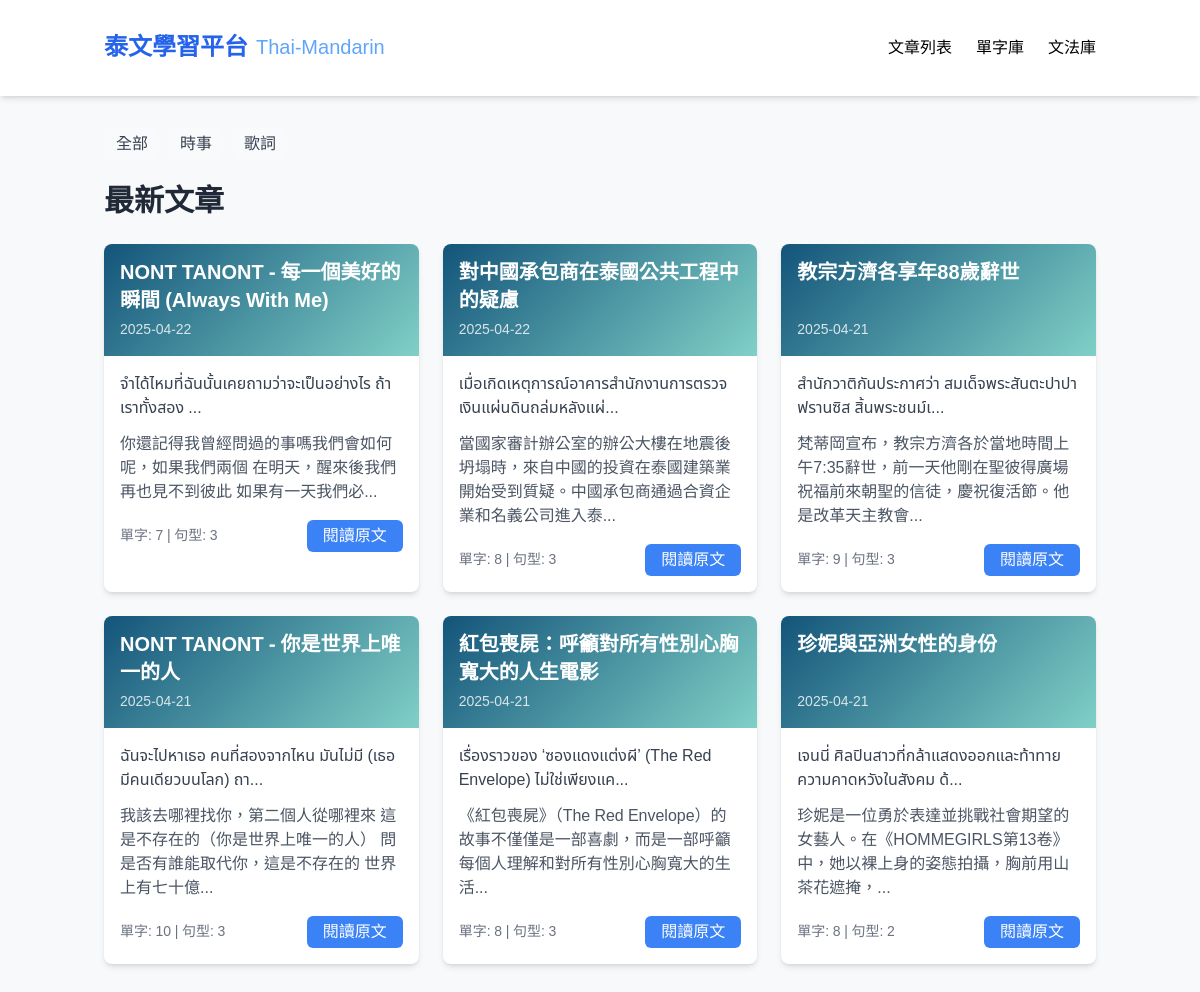
Before: / with the older database file.
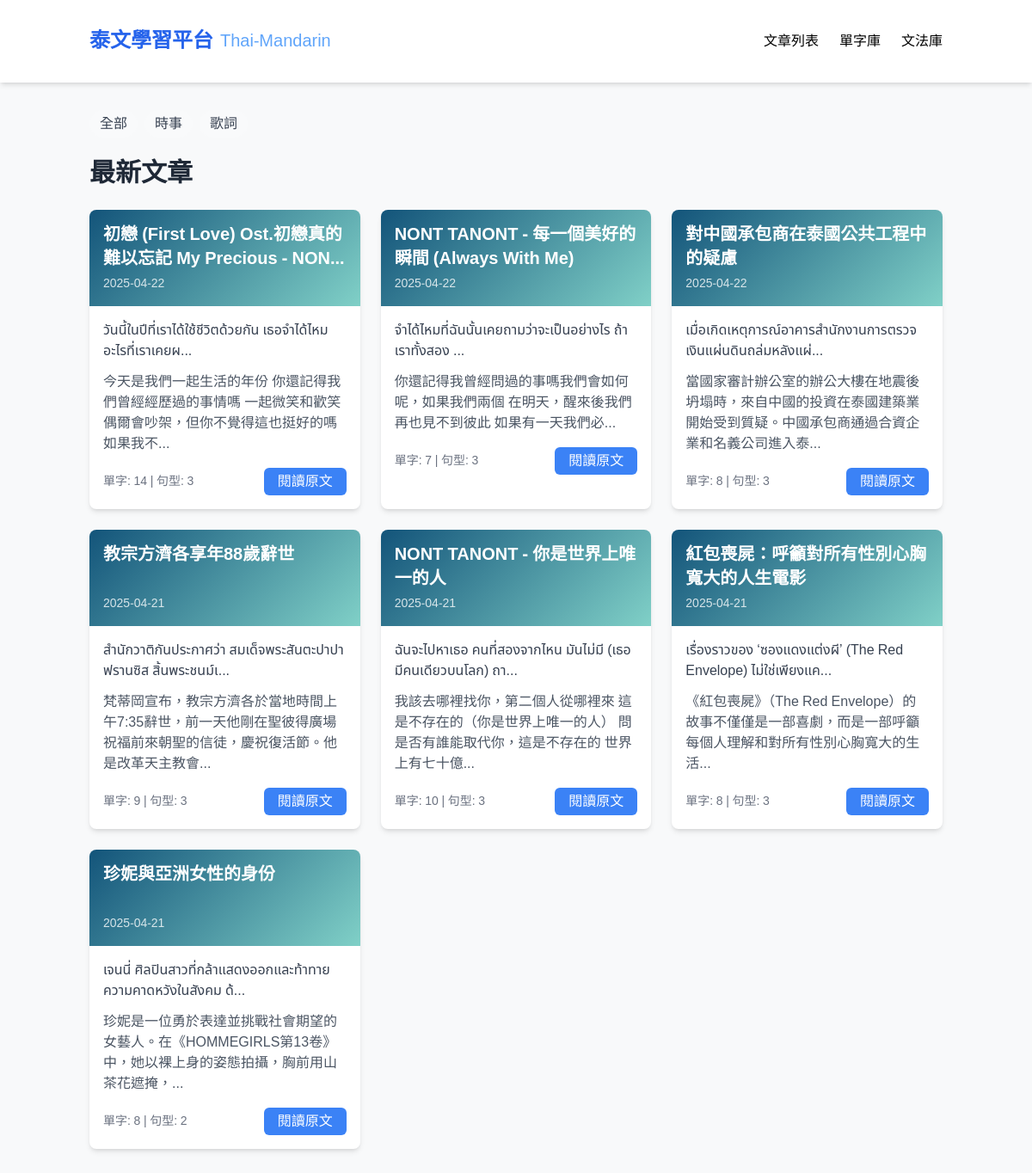
After: the same page with the newer database file.
### tables this page shows
CREATE TABLE Article (
    id INTEGER PRIMARY KEY,
    title TEXT,
    content TEXT,
    chineseContent TEXT,
    category TEXT,
    url TEXT,
    status TEXT,
    createdAt TEXT,
    updatedAt TEXT,
    authorId INTEGER,
    chineseTitle TEXT
);

### app_sqlite.py (the view)
@app.route('/')
def index():
    conn = get_db_connection()
    articles = conn.execute('SELECT * FROM Article ORDER BY createdAt DESC').fetchall()
    article_data = []
    for article in articles:
        article_id = article['id']
        word_count = conn.execute('SELECT COUNT(*) FROM Word WHERE articleId = ?', (article_id,)).fetchone()[0]
        grammar_count = conn.execute('SELECT COUNT(*) FROM GrammarPoint WHERE articleId = ?', (article_id,)).fetchone()[0]
        article_data.append({**dict(article), 'wordCount': word_count, 'grammarCount': grammar_count})
    conn.close()
    return render_template('index.html', articles=article_data)

### app_sqlite.py (called while the page is built)
def get_db_connection():
    base_path = os.path.dirname(os.path.abspath(__file__))
    db_path = os.path.join(base_path, 'data.db')
    conn = sqlite3.connect(db_path)  # SQLite 檔名
    conn.row_factory = sqlite3.Row     # 讓取出的資料像字典一樣操作
    return conn

### templates/index.html (shortened to what this page needs)
<!DOCTYPE html>
<html lang="zh-TW">
<head>
  <script src="https://cdn.tailwindcss.com"></script>
</head>
<body>
  <nav class="bg-white shadow-md sticky top-0 z-50">
    <div class="container mx-auto px-4 py-4">
      <div class="flex justify-between items-center py-4">
        <div class="flex items-center space-x-2">
          <span class="text-2xl font-bold text-blue-600">泰文學習平台</span>
          <span class="thai-text text-xl text-blue-400">Thai-Mandarin</span>
        </div>
        <div class="hidden md:flex space-x-6">
          <a href="/" class="tab-btn active-tab" data-tab="articles">文章列表</a>
          <a href="/vocabulary" class="hover:text-blue-600">單字庫</a>
          <a href="/grammar" class="hover:text-blue-600">文法庫</a>
        </div>
      </div>
    </div>
  </nav>
<div class="container mx-auto px-4 py-8">
  <div id="articles" class="tab-content">
    <div class="flex flex-wrap gap-2 mb-6">
      <button class="px-3 py-1 bg-gray-50 text-gray-700 rounded-full hover:bg-gray-200 category-btn" data-type="全部">全部</button>
      <button class="px-3 py-1 bg-gray-50 text-gray-700 rounded-full hover:bg-gray-200 category-btn" data-type="news">時事</button>
      <button class="px-3 py-1 bg-gray-50 text-gray-700 rounded-full hover:bg-gray-200 category-btn" data-type="lyrics">歌詞</button>
    </div>
    <div class="mb-8">
      <h1 class="text-3xl font-bold mb-6 text-gray-800">最新文章</h1>
      <div class="grid grid-cols-1 md:grid-cols-2 lg:grid-cols-3 gap-6">
        {% for article in articles %}
        <div class="bg-white rounded-lg shadow-md overflow-hidden hover:shadow-lg transition-shadow duration-300 article-card" data-type="{{ article.category }}">
        <div class="gradient-bg p-4 text-white h-28 flex flex-col justify-between">
          <h3 class="text-xl font-semibold leading-snug line-clamp-2 break-words">{{ article.chineseTitle }}</h3>
          <p class="text-sm opacity-80">{{ article.createdAt[:10] }}</p>
        </div>
          <div class="p-4">
            <p class="thai-text mb-3 text-gray-700">{{ article.content[:60] }}...</p>
            <p class="mb-4 text-gray-600">{{ article.chineseContent[:60] }}...</p>
            <div class="flex justify-between items-center">
              <span class="text-sm text-gray-500">單字: {{ article.wordCount }} | 句型: {{ article.grammarCount }}</span>
              <a href="/article/{{ article.id }}" class="bg-blue-500 hover:bg-blue-600 text-white px-4 py-1 rounded-md">閱讀原文</a>
            </div>
          </div>
        </div>
      {% endfor %}
      </div>
    </div>
  </div>
</div>
</body>
</html>

Changed rows visible on the page:
added Article: chineseTitle "初戀 (First Love) Ost.初戀真的難以忘記 My Precious -…", createdAt "2025-04-22", content "วันนี้ในปีที่เราได้ใช้ชีวิตด้วยกัน เธอจำได้ไหมอะไรที่เราเคยผ", chineseContent "今天是我們一起生活的年份 你還記得我們曾經經歷過的事情嗎 一起微笑和歡笑 偶爾會吵架，但你不覺得這也挺好的嗎 如果我不", wordCount "14", grammarCount "3"
